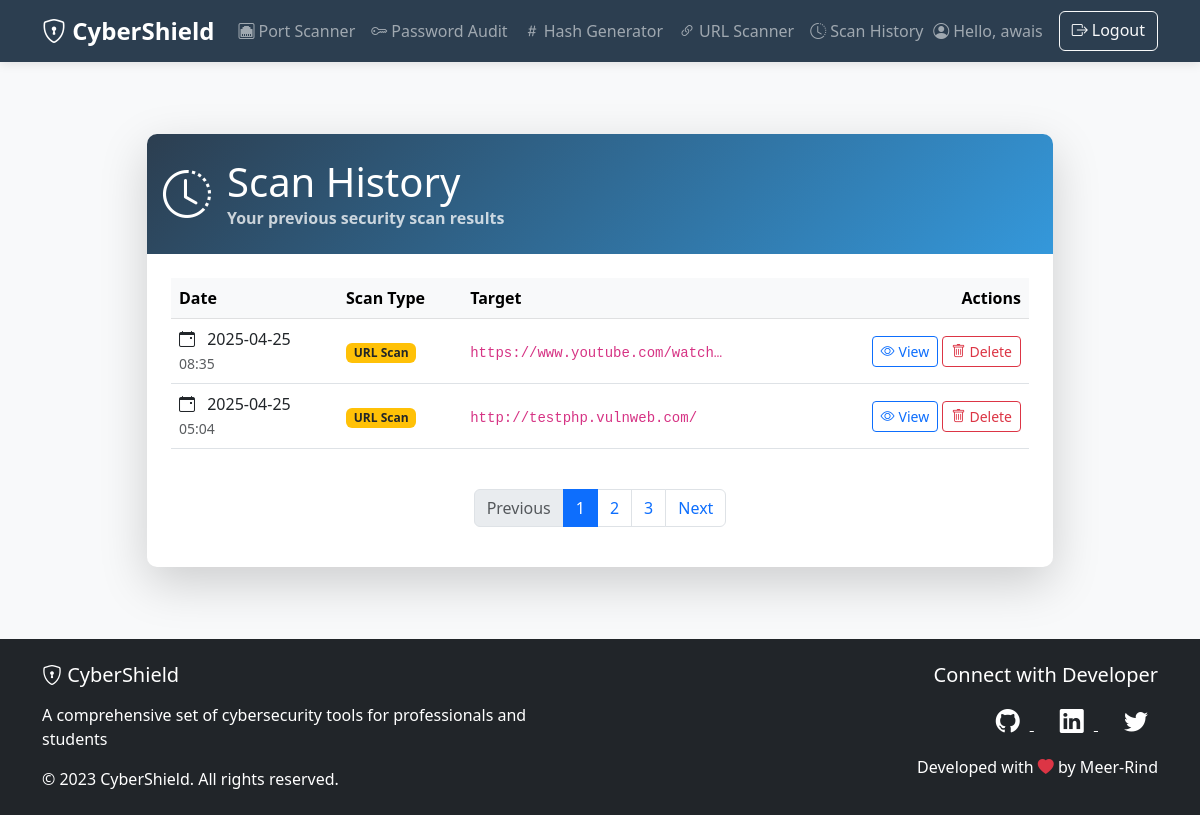
/securitytools/scan-history/ (signed in), run on the app's committed database.
### securitytools/models.py (models this page shows, shortened)
class ScanResult(models.Model):
    user = models.ForeignKey(User, on_delete=models.CASCADE)
    scan_type = models.CharField(max_length=100)
    target = models.CharField(max_length=255)
    result = models.TextField()
    timestamp = models.DateTimeField(auto_now_add=True)

### securitytools/views.py (the view)
# urls.py: path('scan-history/', login_required(views.scan_history), name='scan_history'),
@login_required
def scan_history(request):
    scans = ScanResult.objects.filter(user=request.user).order_by('-timestamp')
    return render(request, 'securitytools/scan_history.html', {'scans': scans})

### securitytools/templates/securitytools/scan_history.html (shortened to what this page needs)
{% extends 'securitytools/base.html' %}
{% block content %}
<div class="container py-5">
    <div class="row justify-content-center">
        <div class="col-lg-10">
            <div class="card border-0 shadow-lg animate__animated animate__fadeIn">
                <div class="card-header gradient-bg text-white py-4">
                    <div class="d-flex align-items-center">
                        <i class="bi bi-clock-history display-5 me-3"></i>
                        <div>
                            <h2 class="h1 mb-0">Scan History</h2>
                            <p class="mb-0 opacity-75">Your previous security scan results</p>
                        </div>
                    </div>
                </div>
                <div class="card-body p-4">
                    {% if scans %}
                    <div class="table-responsive">
                        <table class="table table-hover align-middle">
                            <thead class="table-light">
                                <tr>
                                    <th>Date</th>
                                    <th>Scan Type</th>
                                    <th>Target</th>
                                    <th class="text-end">Actions</th>
                                </tr>
                            </thead>
                            <tbody>
                                {% for scan in scans %}
                                <tr>
                                    <td class="text-nowrap">
                                        <i class="bi bi-calendar-event me-2"></i>
                                        {{ scan.timestamp|date:"Y-m-d" }}
                                        <br>
                                        <small class="text-muted">{{ scan.timestamp|date:"H:i" }}</small>
                                    </td>
                                    <td>
                                        <span class="badge
                                            {% if scan.scan_type == 'Port Scan' %}bg-primary
                                            {% elif scan.scan_type == 'URL Scan' %}bg-warning text-dark
                                            {% elif scan.scan_type == 'Password Audit' %}bg-success
                                            {% else %}bg-secondary{% endif %}">
                                            {{ scan.scan_type }}
                                        </span>
                                    </td>
                                    <td>
                                        <code>{{ scan.target|truncatechars:30 }}</code>
                                    </td>
                                    <td class="text-end">
                                        <button class="btn btn-sm btn-outline-primary"
                                                data-bs-toggle="collapse"
                                                data-bs-target="#result{{ scan.id }}">
                                            <i class="bi bi-eye me-1"></i>View
                                        </button>
                                        <a href="#" class="btn btn-sm btn-outline-danger">
                                            <i class="bi bi-trash me-1"></i>Delete
                                        </a>
                                    </td>
                                </tr>
                                {% endfor %}
                            </tbody>
                        </table>
                    </div>
                    <nav aria-label="Scan history pagination" class="mt-4">
                        <ul class="pagination justify-content-center">
                            <li class="page-item disabled">
                                <a class="page-link" href="#" tabindex="-1">Previous</a>
                            </li>
                            <li class="page-item active"><a class="page-link" href="#">1</a></li>
                            <li class="page-item"><a class="page-link" href="#">2</a></li>
                            <li class="page-item"><a class="page-link" href="#">3</a></li>
                            <li class="page-item">
                                <a class="page-link" href="#">Next</a>
                            </li>
                        </ul>
                    </nav>
                    {% endif %}
                </div>
            </div>
        </div>
    </div>
</div>
{% endblock %}

### securitytools/templates/securitytools/base.html (shortened to what this page needs)
<!DOCTYPE html>
<html lang="en">
<head>
    <link href="https://cdn.jsdelivr.net/npm/bootstrap@5.3.0/dist/css/bootstrap.min.css" rel="stylesheet">
    <link rel="stylesheet" href="https://cdn.jsdelivr.net/npm/bootstrap-icons@1.11.1/font/bootstrap-icons.css">
    <link rel="stylesheet" href="https://cdnjs.cloudflare.com/ajax/libs/animate.css/4.1.1/animate.min.css">
</head>
<body>
    <nav class="navbar navbar-expand-lg navbar-dark sticky-top">
        <div class="container">
            <a class="navbar-brand" href="{% url 'dashboard' %}">
                <i class="bi bi-shield-lock"></i> CyberShield
            </a>
            <div class="collapse navbar-collapse" id="navbarNav">
                <ul class="navbar-nav me-auto">
                    <li class="nav-item">
                        <a class="nav-link" href="{% url 'port_scan' %}"><i class="bi bi-ethernet me-1"></i>Port Scanner</a>
                    </li>
                    <li class="nav-item">
                        <a class="nav-link" href="{% url 'password_strength' %}"><i class="bi bi-key me-1"></i>Password Audit</a>
                    </li>
                    <li class="nav-item">
                        <a class="nav-link" href="{% url 'hash_generator' %}"><i class="bi bi-hash me-1"></i>Hash Generator</a>
                    </li>
                    <li class="nav-item">
                        <a class="nav-link" href="{% url 'url_scanner' %}"><i class="bi bi-link-45deg me-1"></i>URL Scanner</a>
                    </li>
                    <li class="nav-item">
                        <a class="nav-link" href="{% url 'scan_history' %}"><i class="bi bi-clock-history me-1"></i>Scan History</a>
                    </li>
                </ul>
                <div class="d-flex">
                    {% if user.is_authenticated %}
                        <span class="navbar-text me-3">
                            <i class="bi bi-person-circle me-1"></i>Hello, {{ user.username }}
                        </span>
                        <a href="{% url 'logout' %}" class="btn btn-outline-light">
                            <i class="bi bi-box-arrow-right me-1"></i>Logout
                        </a>
                    {% endif %}
                </div>
            </div>
        </div>
    </nav>
    <main class="container my-4 flex-grow-1">
        {% block content %}{% endblock %}
    </main>
    <footer class="bg-dark text-white py-4">
        <div class="container">
            <div class="row">
                <div class="col-md-6 text-center text-md-start">
                    <h5 class="mb-3"><i class="bi bi-shield-lock"></i> CyberShield</h5>
                    <p>A comprehensive set of cybersecurity tools for professionals and students</p>
                    <p class="mb-0">&copy; 2023 CyberShield. All rights reserved.</p>
                </div>
                <div class="col-md-6 text-center text-md-end mt-3 mt-md-0">
                    <h5 class="mb-3">Connect with Developer</h5>
                    <div class="mb-3">
                        <a href="https://github.com/Meer-Rind" target="_blank" class="text-white me-3">
                            <i class="bi bi-github social-icon"></i>
                        </a>
                        <a href="https://www.linkedin.com/in/meer-rind/" class="text-white me-3">
                            <i class="bi bi-linkedin social-icon"></i>
                        </a>
                        <a href="#" class="text-white">
                            <i class="bi bi-twitter social-icon"></i>
                        </a>
                    </div>
                    <p class="mb-0">Developed with <i class="bi bi-heart-fill text-danger"></i> by Meer-Rind</p>
                </div>
            </div>
        </div>
    </footer>
</body>
</html>

### securitytools/templates/securitytools/base.html (style rules this page uses)
:root { --primary-color: #2c3e50; --secondary-color: #3498db; --accent-color: #e74c3c; --light-color: #ecf0f1; --dark-color: #2c3e50; }
body { background-color: #f8f9fa; font-family: 'Segoe UI', Tahoma, Geneva, Verdana, sans-serif; min-height: 100vh; display: flex; flex-direction: column; }
.navbar { background-color: var(--primary-color) !important; box-shadow: 0 2px 10px rgba(0, 0, 0, 0.1); }
.navbar-brand { font-weight: 700; font-size: 1.5rem; }
.nav-link { font-weight: 500; position: relative; }
.card { border: none; border-radius: 10px; transition: transform 0.3s ease, box-shadow 0.3s ease; overflow: hidden; }
.card-header { border-bottom: none; font-weight: 600; }
footer { background-color: var(--dark-color); margin-top: auto; }
.social-icon { font-size: 1.5rem; margin: 0 10px; transition: transform 0.3s ease; }
.gradient-bg { background: linear-gradient(135deg, var(--primary-color), var(--secondary-color)); }

### data on the page
ScanResult: timestamp "2025-04-25", timestamp "08:35", scan_type "URL Scan", target "https://www.youtube.com/watch…"
ScanResult: timestamp "2025-04-25", timestamp "05:04", scan_type "URL Scan", target "http://testphp.vulnweb.com/"

### other printed values
{{ user.username }} "awais"
